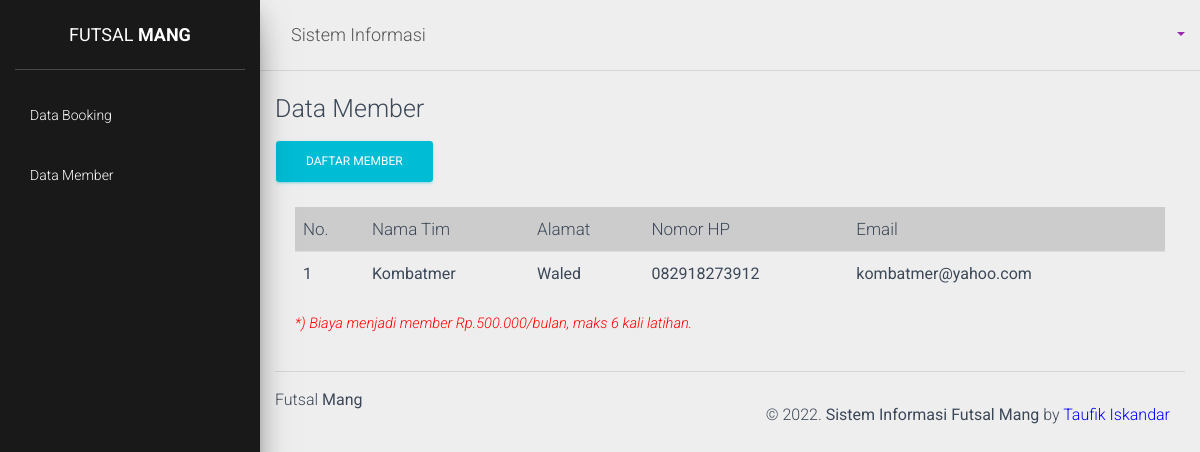
The page /index.php/page/data_member on the database its author committed.
### tables this page shows
CREATE TABLE `tbl_member` (
  `id_member` varchar(11) NOT NULL,
  `nama_tim` varchar(35) NOT NULL,
  `nama_pj` varchar(35) NOT NULL,
  `alamat` text NOT NULL,
  `nope` varchar(13) NOT NULL,
  `email` varchar(50) NOT NULL,
  `tgl_daftar` date NOT NULL
);

### application/libraries/template.php (called while the page is built, shortened)
<?php if (!defined('BASEPATH')) exit ('No Direct Script Access Alowed');
class template{
    protected $_ci;
    function __construct() {
        $this->_ci=&get_instance();
    }
    function dis($template, $data=NULL){
        $data['_content'] = $this->_ci->load->view($template, $data, TRUE);
        $data['_header'] = $this->_ci->load->view('/user/_header', $data, TRUE);
        $data['_menu'] = $this->_ci->load->view('/user/_menu', $data, TRUE);
        $data['_footer'] = $this->_ci->load->view('/_footer', $data, TRUE);
        $this->_ci->load->view('/user/vuser.php',$data, TRUE);
    }
}

### application/controllers/page.php (called while the page is built, shortened)
<?php
class page extends CI_Controller {
    public function __construct() {
      $this->load->model('m_user');
      $this->load->model('m_booking');
      $this->load->model('m_member');
    }
    public function data_member() {
        if ($this->session->userdata('role') == "admin") {
            $data['member']= $this->m_member->tampilkan();
            $isi =  $this->template->display('admin/content/v_member',$data);
            $this->load->view('admin/vutama',$isi);
        } else {
            $data['member']= $this->m_member->tampilkan();
            $isi =  $this->template->dis('user/v_member',$data);
            $this->load->view('user/vuser',$isi);
        }
    }
}

### index.php (called while the page is built, shortened)
<?php
require_once BASEPATH.'core/CodeIgniter.php';

### application/models/m_member.php (called while the page is built, shortened)
<?php if (!defined('BASEPATH')) exit ('No Direct Script Access Allowed');
class m_member extends CI_Model{
 function tampilkan() {
  $query = $this->db->get('tbl_member');
  return $query->result();
}
}

### application/views/user/v_member.php (the view)
<div class="content">
  <div class="container-fluid">
    <h3>Data Member</h3>
      <div class="btn-toolbar">
        <a style="color:white" href="<?php echo base_url();?>index.php/page/tambah_member">
          <input type="button" value="Daftar Member" class="btn btn-info"></a>
        </div>
        <div class="card-body table-responsive">
          <table class="table table-hover">
            <thead>
              <tr bgcolor="#CCCCCC">
                <th>No.</th>
                <th>Nama Tim</th>
                <th>Alamat</th>
                <th>Nomor HP</th>
                <th>Email</th>
              </tr>
            </thead>
            <tbody>
             <?php $no=1; foreach ($member as $row){ ?>
              <tr>
                <td><?php echo $no++; ?></td>
                <td><?php echo $row->nama_tim; ?></td>
                <td><?php echo $row->alamat; ?></td>
                <td><?php echo $row->nope; ?></td>
                <td><?php echo $row->email; ?></td>
              </tr>
            <?php } ?>
          </tbody>
        </table>
        <i style="font-size: 11pt; color: red;">
        *) Biaya menjadi member Rp.500.000/bulan, maks 6 kali latihan.</i>
      </div>

### rows shown on the page
tbl_member: nama_tim "Kombatmer", alamat "Waled", nope "082918273912", email "kombatmer@yahoo.com"
